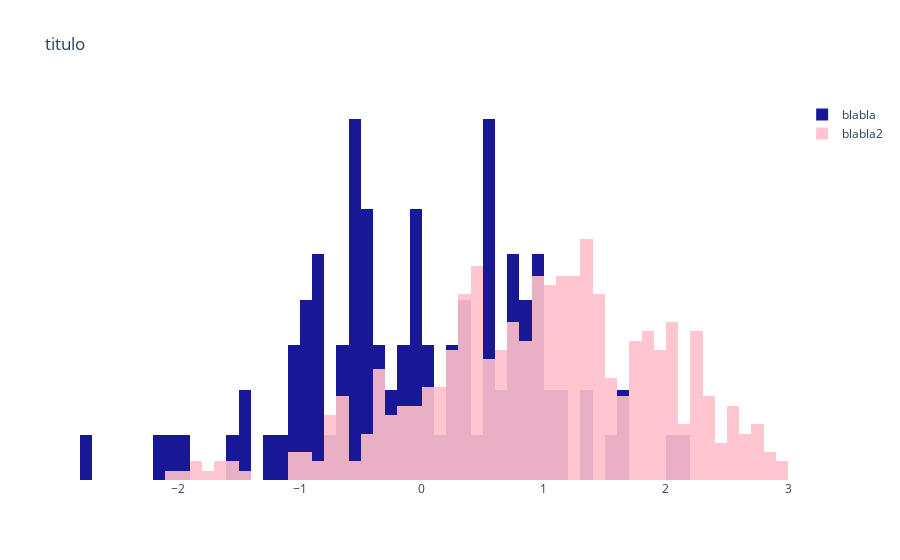

Notebook code for this chart:
### Markdown cell above
# Histogram - checking 2 distributions

### Code cell
import plotly.graph_objects as go
import numpy as np

x0 = np.random.randn(100)
# Add 1 to shift the mean of the Gaussian distribution
x1 =  np.random.randn(500) + 1

fig = go.Figure()
fig.add_trace(go.Histogram(x=x0, 
        histnorm='probability',
        xbins=dict(
            start=-3.0,
            end=3,
            size=0.1
        ), 
        name = 'blabla',
        marker_color = 'darkblue'))
                          
fig.add_trace(go.Histogram(x=x1, 
        histnorm='probability',
        xbins=dict(
            start=-3.0,
            end=3,
            size=0.1
        ), 
        marker_color = 'pink',
        name = 'blabla2'))

# Overlay both histograms
fig.update_layout(barmode='overlay',
                  title_text="titulo",
                  plot_bgcolor='white')
# Reduce opacity to see both histograms
fig.update_traces(opacity=0.9)
fig['layout']['yaxis1'].update(showticklabels=False)

fig.show()

### Figure 1 — Plotly figure (JSON) as saved in the notebook; plotly's stock layout.template omitted (floating-point values rounded to 4 significant figures; data arrays with more than 128 entries replaced by an {"elided": "..."} marker saying what was removed)
{"data": [{"histnorm": "probability", "marker": {"color": "darkblue"}, "name": "blabla", "opacity": 0.9, "type": "histogram", "x": [0.7753, 1.038, -2.795, 1.169, -2.118, 1.699, 0.5504, -0.5222, 0.5575, 0.4863, -0.6492, -0.1173, 0.3069, -0.926, 0.7398, -0.5801, 1.0, -0.02671, -0.732, -0.5515, 0.05427, -1.243, -1.074, 0.7441, 0.7972, -0.5299, -0.3275, -0.3138, -1.182, -1.083, 0.8201, -1.503, -1.028, -0.8569, 0.2465, -1.498, -1.493, -0.4128, 0.9911, 0.201, -0.2125, -2.069, -0.5025, 0.9766, -0.6533, 0.6814, 0.5449, -0.827, -0.923, -0.5255, -0.6526, -0.4868, -0.5293, -0.889, 0.06912, -1.993, 0.6798, 1.15, -0.06803, 1.316, 0.5195, -0.06692, 0.9267, 0.762, 0.5776, 2.192, -0.03801, 0.5867, 0.04245, -0.8049, 1.64, 0.5425, -0.2345, 1.523, -0.5354, 0.9149, -0.3354, 2.064, -0.005472, -0.1945, -0.4784, -0.9067, -0.4046, -0.4057, 0.1386, 0.3538, -0.08319, 0.2075, 0.3325, 0.8945, -0.1692, 0.5687, 0.9737, 0.3006, 0.8626, 0.8346, -0.811, 1.33, -0.9579, -0.4749], "xbins": {"end": 3, "size": 0.1, "start": -3}}, {"histnorm": "probability", "marker": {"color": "pink"}, "name": "blabla2", "opacity": 0.9, "type": "histogram", "x": {"elided": "500 float values"}, "xbins": {"end": 3, "size": 0.1, "start": -3}}], "layout": {"barmode": "overlay", "plot_bgcolor": "white", "title": {"text": "titulo"}, "yaxis": {"showticklabels": false}}}
